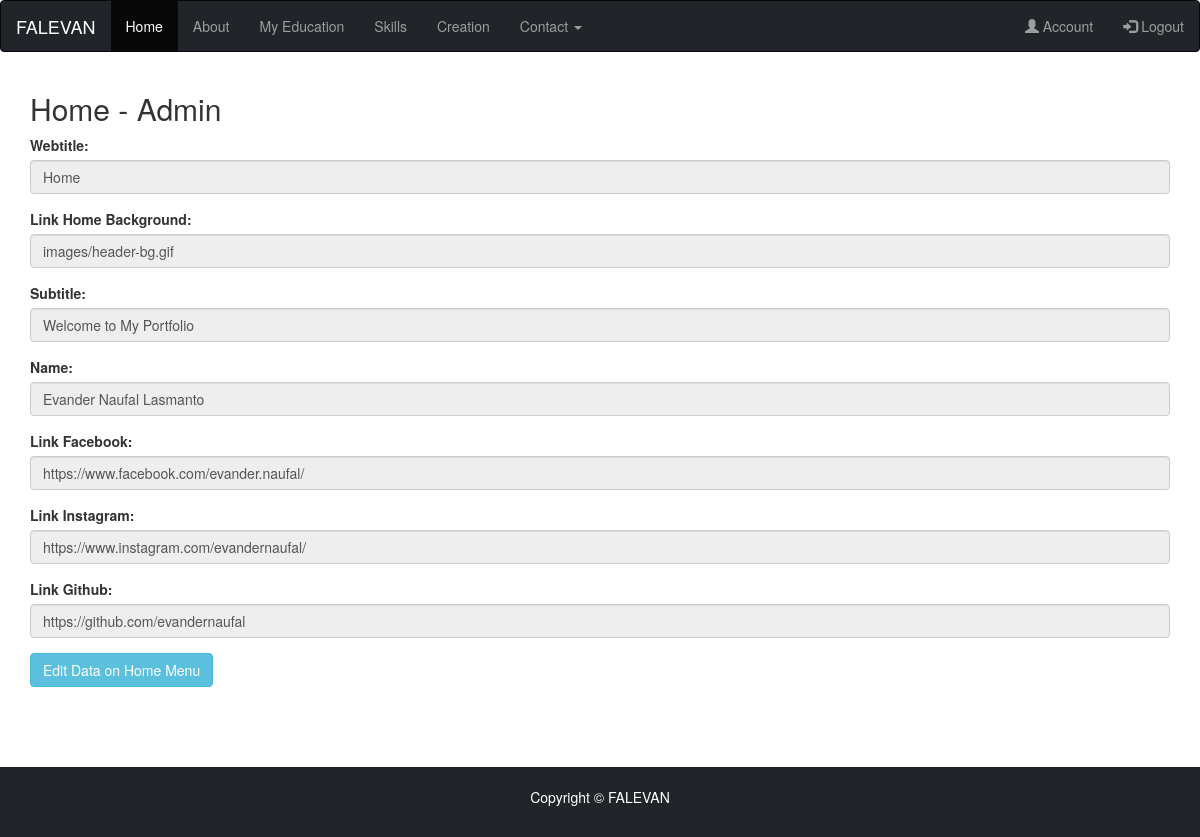
/admin/admin.php, run on the app's committed database.
### tables this page shows
CREATE TABLE `home` (
  `id` int(10) NOT NULL,
  `webtitle` varchar(50) NOT NULL,
  `bghome` varchar(50) NOT NULL,
  `subtitle` varchar(50) NOT NULL,
  `name` varchar(50) NOT NULL,
  `linkfb` varchar(100) NOT NULL,
  `linkig` varchar(100) NOT NULL,
  `linkgh` varchar(100) NOT NULL
);

### admin/admin.php (the view, shortened to what this page needs)
<!DOCTYPE html>
<html lang="en">
    <head>
        <?php
            include_once "../koneksi.php";
            $strSql = "SELECT * FROM home";
            $result = mysqli_query($conn, $strSql);
            if (mysqli_num_rows($result) > 0) {
                while($row = mysqli_fetch_assoc($result)) {
        ?>
        <link rel="stylesheet" href="https://maxcdn.bootstrapcdn.com/bootstrap/3.4.1/css/bootstrap.min.css">
    </head>
    <body>
        <nav class="navbar navbar-inverse" style="background-color: #212529;">
            <div class="container-fluid">
                <div class="navbar-header">
                    <a class="navbar-brand" style="color:white;" href="admin.php">FALEVAN</a>
                </div>
                <ul class="nav navbar-nav">
                    <li class="active"><a href="admin.php">Home</a></li>
                    <li><a href="about-adm.php">About</a></li>
                    <li><a href="myeducation-adm.php">My Education</a></li>
                    <li><a href="skills-adm.php">Skills</a></li>
                    <li><a href="creation-adm.php">Creation</a></li>
                    <li class="dropdown"><a class="dropdown-toggle" data-toggle="dropdown" href="#">Contact <span class="caret"></span></a>
                    </li>
                </ul>
                <ul class="nav navbar-nav navbar-right">
                    <li><a href="account-adm.php"><span class="glyphicon glyphicon-user"></span> Account</a></li>
                    <li><a href="logout-adm.php"><span class="glyphicon glyphicon-log-in"></span> Logout</a></li>
                </ul>
            </div>
        </nav>
        <div class="container">
            <div class="row">
                <div class="col-md-12">
                    <h2>Home - Admin</h2>
                    <form id="myform" method="post" action="admin-edit.php">
                        <div class="form-group">
                            <label>Webtitle:</label>
                            <input type="text" class="form-control" placeholder="-" name="webtitle"
                            value="<?php echo $row["webtitle"] ?>" readonly>
                        </div>
                        <div class="form-group">
                            <label>Link Home Background:</label>
                            <input type="text" class="form-control" placeholder="-" name="bghome"
                            value="<?php echo $row["bghome"] ?>" readonly>
                        </div>
                        <div class="form-group">
                            <label>Subtitle:</label>
                            <input type="text" class="form-control" placeholder="-" name="subtitle"
                            value="<?php echo $row["subtitle"] ?>" readonly>
                        </div>
                        <div class="form-group">
                            <label>Name:</label>
                            <input type="text" class="form-control" placeholder="-" name="name"
                            value="<?php echo $row["name"] ?>" readonly>
                        </div>
                        <div class="form-group">
                            <label>Link Facebook:</label>
                            <input type="text" class="form-control" placeholder="-" name="linkfb"
                            value="<?php echo $row["linkfb"] ?>" readonly>
                        </div>
                        <div class="form-group">
                            <label>Link Instagram:</label>
                            <input type="text" class="form-control" placeholder="-" name="linkig"
                            value="<?php echo $row["linkig"] ?>" readonly>
                        </div>
                        <div class="form-group">
                            <label>Link Github:</label>
                            <input type="text" class="form-control" placeholder="-" name="linkgh"
                            value="<?php echo $row["linkgh"] ?>" readonly>
                        </div>
                        <a href="admin-edit.php?id=<?php echo $row["id"] ?>" class="btn btn-info">Edit Data on Home Menu</a>
                    </form><br><br><br><br>
                </div>
            </div>
        </div>
        <?php
                }
            } else {
              echo "Bad results";
            }include "footer-adm.php";
        ?>
    </body>
</html>

### data on the page
home: webtitle "Home", bghome "images/header-bg.gif", subtitle "Welcome to My Portfolio", name "Evander Naufal Lasmanto", linkfb "https://www.facebook.com/evander.naufal/", linkig "https://www.instagram.com/evandernaufal/", linkgh "https://github.com/evandernaufal"
